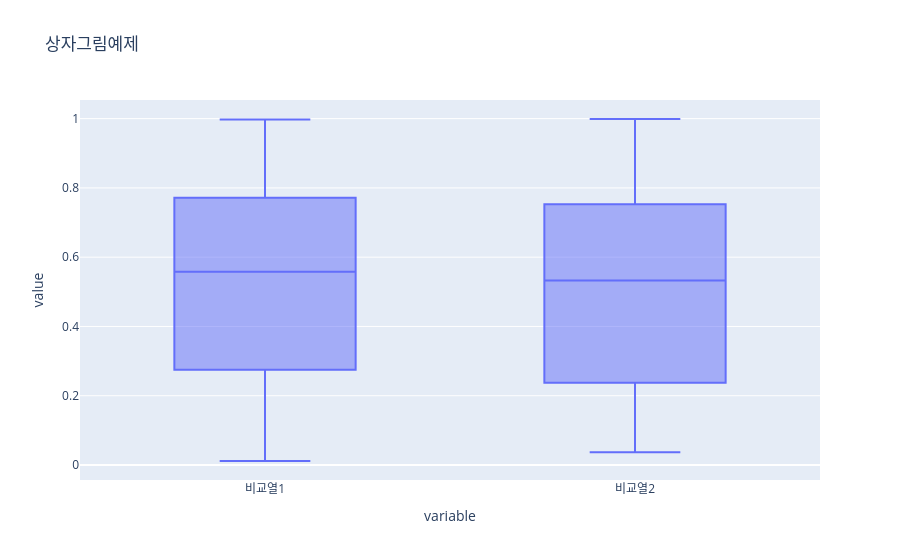

Write notebook code for a chart like this one.
### Code cell
#

import plotly.express as px
import pandas as pd
import numpy as np

df = pd.DataFrame({
    "비교열1": np.random.rand(100),
    "비교열2": np.random.rand(100)
})

fig = px.box(
    df,
    y = ["비교열1", "비교열2"],
    title = "상자그림예제"
)

fig.show()

### Figure 1 — Plotly figure (JSON) as saved in the notebook; plotly's stock layout.template omitted (floating-point values rounded to 4 significant figures; data arrays with more than 128 entries replaced by an {"elided": "..."} marker saying what was removed)
{"data": [{"alignmentgroup": "True", "hovertemplate": "variable=%{x}<br>value=%{y}<extra></extra>", "legendgroup": "", "marker": {"color": "#636efa"}, "name": "", "notched": false, "offsetgroup": "", "orientation": "v", "showlegend": false, "type": "box", "x": {"elided": "200 str values"}, "x0": " ", "xaxis": "x", "y": {"elided": "200 float values"}, "y0": " ", "yaxis": "y"}], "layout": {"boxmode": "group", "legend": {"tracegroupgap": 0}, "title": {"text": "상자그림예제"}, "xaxis": {"anchor": "y", "domain": [0, 1], "title": {"text": "variable"}}, "yaxis": {"anchor": "x", "domain": [0, 1], "title": {"text": "value"}}}}
